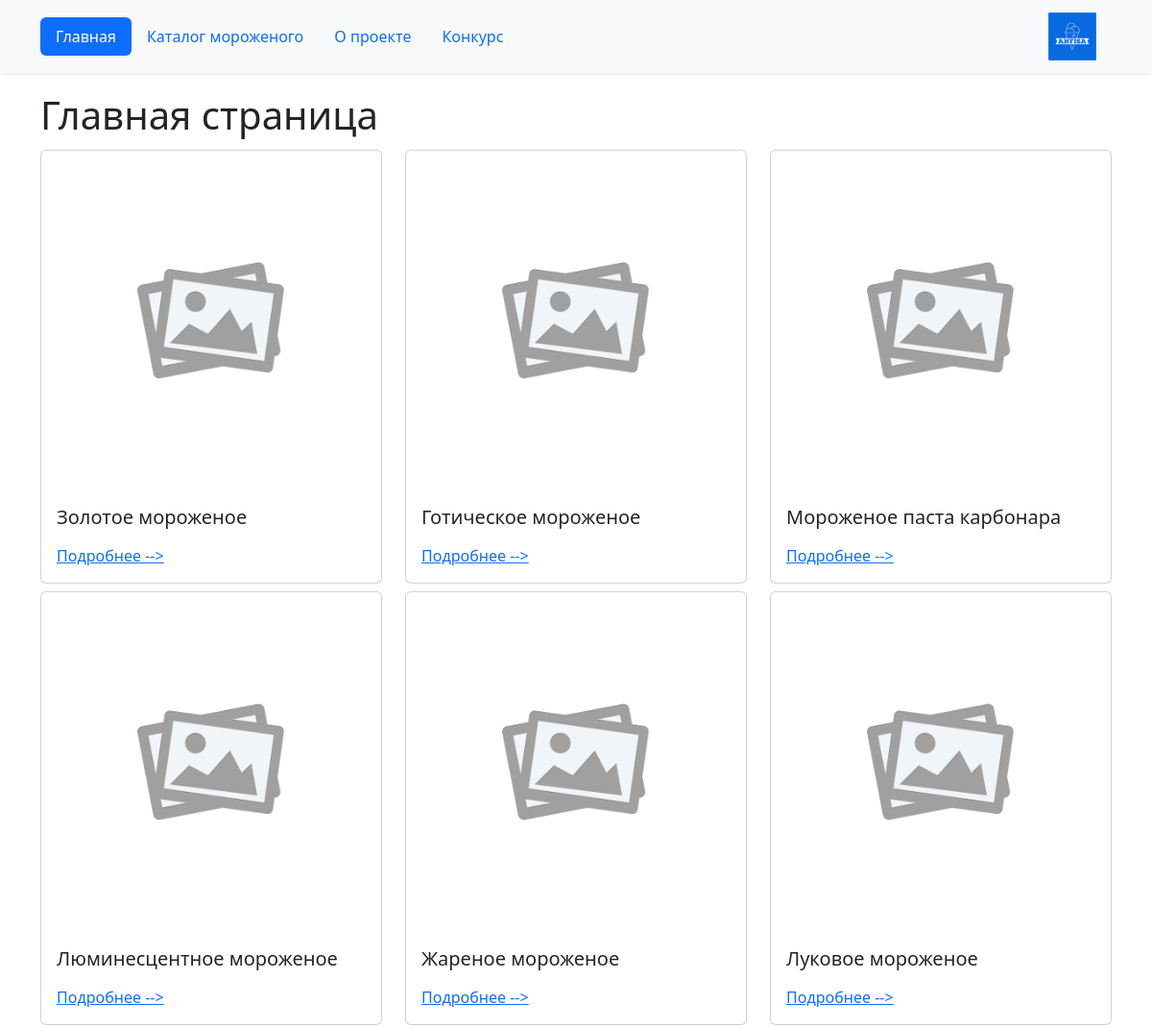
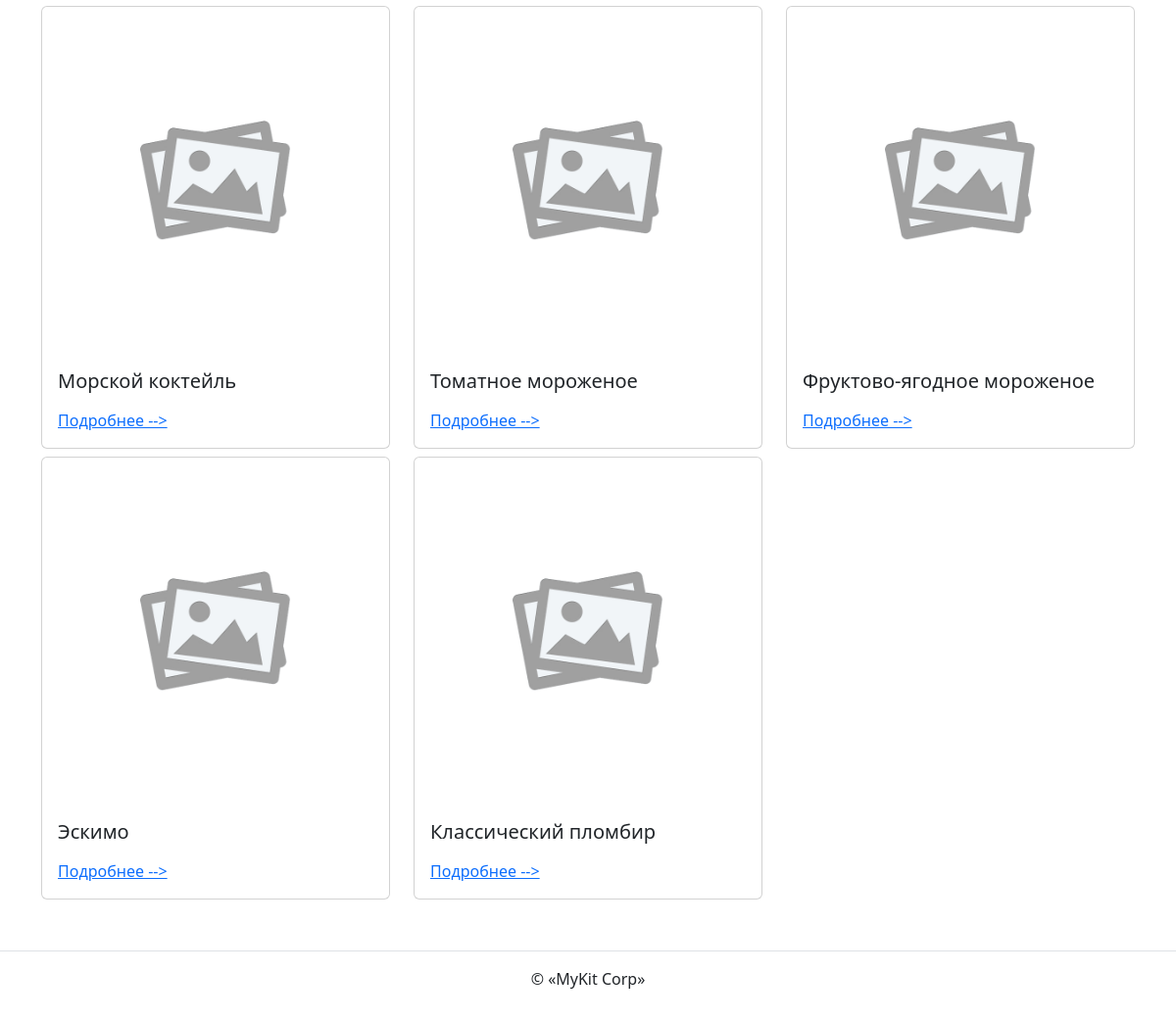
The page / on the database its author committed (2 pictures, top to bottom).
### ice_cream/models.py (models this page shows, shortened)
class IceCream(PublishedModel):
    title = models.CharField(max_length=256, verbose_name='Название')
    description = models.TextField(verbose_name='Описание')
    wrapper = models.OneToOneField(
        Wrapper,
        on_delete=models.SET_NULL,
        related_name='ice_cream',
        null=True,
        blank=True,
        verbose_name='Обёртка'
    )
    category = models.ForeignKey(
        Category,
        on_delete=models.CASCADE,
        related_name='ice_creams',
        verbose_name='Категория'
    )
    output_order = models.PositiveSmallIntegerField(
        default=100,
        verbose_name='Порядок отображения'
    )
    toppings = models.ManyToManyField(Topping, verbose_name='Топпинги')
    is_on_main = models.BooleanField(default=False, verbose_name='На главную')
    price = models.DecimalField(max_digits=5, decimal_places=2)
    class Meta:
        verbose_name = 'мороженое'
        verbose_name_plural = 'Мороженое'

### homepage/views.py (the view)
# urls.py: path('', views.index, name='index'),
def index(request):
    template_name = 'homepage/index.html'
    ice_cream_list = IceCream.objects.values('id', 'title', 'category__title')
    context = {'ice_cream_list': ice_cream_list}
    return render(request, template_name, context)

### templates/homepage/index.html (shortened to what this page needs)
{% extends "base.html" %}
{% block content %}
  <h1 class="pb-2 mb-0">Главная страница</h1>
  <div class="row">
    {% for ice_cream in ice_cream_list %}
      {% include "includes/ice_cream_card.html" %}
    {% endfor %}
  </div>
{% endblock %}

### templates/includes/ice_cream_card.html (shortened to what this page needs)
{% load static %}
<div class="col-6 col-md-4 my-1">
    <div class="card">
      <img
        class="img-fluid card-img-top"
        height="400" width="300"
        src="{% static 'img/image-holder.png' %}"
      >
      <div class="card-body">
        <h5 class="card-title">{{ ice_cream.title }} </h5>
        <a class="mt-3 regular-link" href="{% url 'ice_cream:ice_cream_detail' ice_cream.id %}">
          Подробнее -->
        </a>
      </div>
    </div>
  </div>

### rows shown on the page
IceCream: title "Золотое мороженое"
IceCream: title "Готическое мороженое"
IceCream: title "Мороженое паста карбонара"
IceCream: title "Люминесцентное мороженое"
IceCream: title "Жареное мороженое"
IceCream: title "Луковое мороженое"
IceCream: title "Морской коктейль"
IceCream: title "Томатное мороженое"
IceCream: title "Фруктово-ягодное мороженое"
IceCream: title "Эскимо"
IceCream: title "Классический пломбир"
